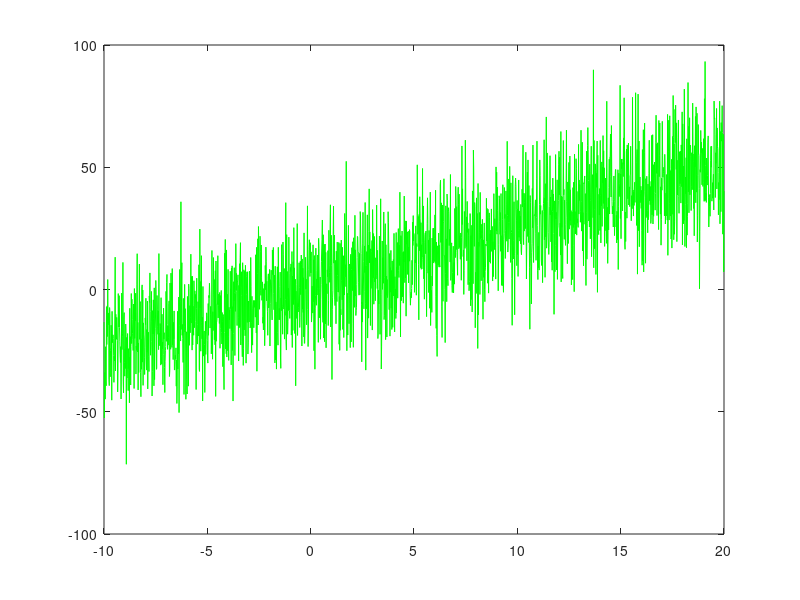

This figure's MATLAB source: (Note: this script raises an error after producing the figure.)
%Problem 3: Linear Regression
%Benjamin Asdell, UID: 005114992
%Applies a linear regression function to a sample data set, plots the
%values, and analyzes the fit of the data

clear all; clc; close all;
%plotting data set
load('hw5_p4_dataset.mat');
plot(x,y, 'g');
hold on
%plotting line of best fit
[alpha, beta] = linearRegression(x,y);
Y = alpha + beta*x;
plot(x,Y, 'r');
xlabel('X');
ylabel('Y');
legend('Original Data Set', 'Line of Best Fit');
title('Linear Regression of Given Data Set');
%coefficient of determination calculation and display
sRes = sum((y - alpha - beta*x).^2);
sTotal = sum((y-mean(y)).^2);
r2 = 1 - sRes/sTotal;
txt = ['r^2 = ' num2str(r2)];
text(5, 0, txt);
saveas(gcf,'hw5_005114992_p3.jpg'); 